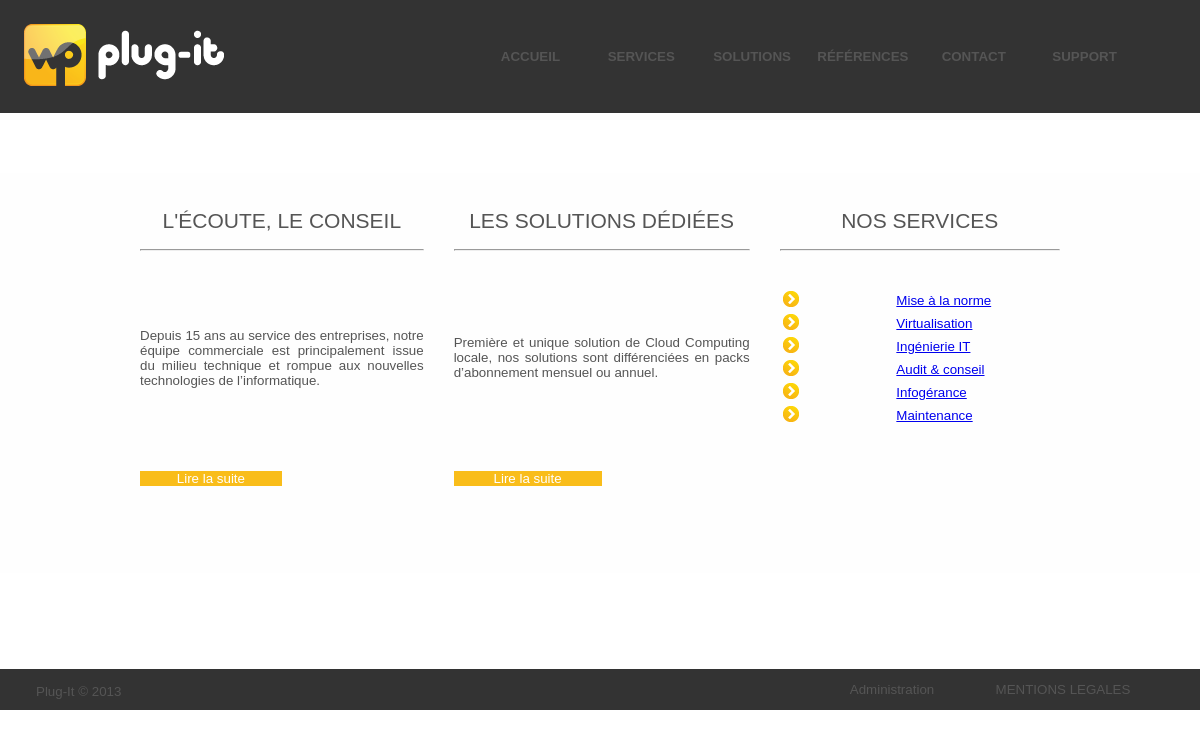
The page / on the database its author committed.
### tables this page shows
CREATE TABLE IF NOT EXISTS `services` (
  `id` int(11) NOT NULL AUTO_INCREMENT,
  `titre` varchar(100) NOT NULL,
  `corps` text NOT NULL,
  `image` varchar(100) NOT NULL,
  `subtitre` varchar(50) NOT NULL,
  `date` timestamp NOT NULL DEFAULT CURRENT_TIMESTAMP,
  PRIMARY KEY (`id`)
);

### Include/invite/accueil.php (the view, shortened to what this page needs)
<?php
	switch($_GET['sub'])
	{
		case 'main':
?>
			<div>
				<table class="table_accueil" border="0" cellspacing="10" cellpadding="10">
					<tr>
						<td>
							<h2>L'écoute, le conseil</h2>
							<hr style="color:#dedede"/>
						</td>
						<td>
							<h2>Les solutions dédiées</h2>
							<hr style="color:#dedede"/>
						</td>
						<td>
							<h2>Nos services</h2>
							<hr style="color:#dedede"/>
						</td>
					</tr>
					<tr>
						<td>
							Depuis 15 ans au service des entreprises,
							notre équipe commerciale est principalement
							issue du milieu technique et rompue aux
							nouvelles technologies de l’informatique.
						</td>
						<td>
							Première et unique solution de Cloud Computing locale,
							nos solutions sont différenciées en packs d’abonnement mensuel ou annuel.
						</td>
						<td>
						<?php
							$retour = mysql_query('SELECT * FROM services ORDER BY date DESC') or die('Erreur SQL !<br />'.mysql_error());
							echo '<table>';
							while ($donnees = mysql_fetch_array($retour))
							{
								echo'<tr>
									<td><img src="images/fleche.png" /></td>
									<td><a href="index.php?page=services&mode=viewone&id='.$donnees['id'].'">'.$donnees['subtitre'].'</a></td>
								</tr>';
							}
							echo '</table>';
						?>
						</td>
					</tr>
					<tr>
						<td onclick="location.href='index.php?page=accueil&sub=conseil'" style="cursor:pointer;">
							<p class="bouton">Lire la suite</p>
						</td>
						<td onclick="location.href='index.php?page=accueil&sub=sol'" style="cursor:pointer;">
							<p class="bouton">Lire la suite</p>
						</td>
						<td>
						</td>
					</tr>
				</table>
			</div>
<?php
		break;
?>
<?php
	}
?>

### styles/index.css (style rules this page uses)
.table_accueil { margin:auto; width:80%; min-width: 800px; }
.table_accueil td { width: 10%; text-align: justify; }
.bouton { display:block; color:white; border:0px solid; text-decoration:none; text-align:center; background-color:#f9bd1a; border-color:#f9bd1a; width:50%; }
h2,h3 { text-align: center; font-weight: normal; font-size:21px; line-height:21px; text-transform:uppercase; }
body { color:#555555; font-size:10pt; font-family: Arial,Helvetica,sans-serif; padding:0; margin: 0; }

### rows shown on the page
services: subtitre "Mise à la norme"
services: subtitre "Virtualisation"
services: subtitre "Ingénierie IT"
services: subtitre "Audit & conseil"
services: subtitre "Infogérance"
services: subtitre "Maintenance"
